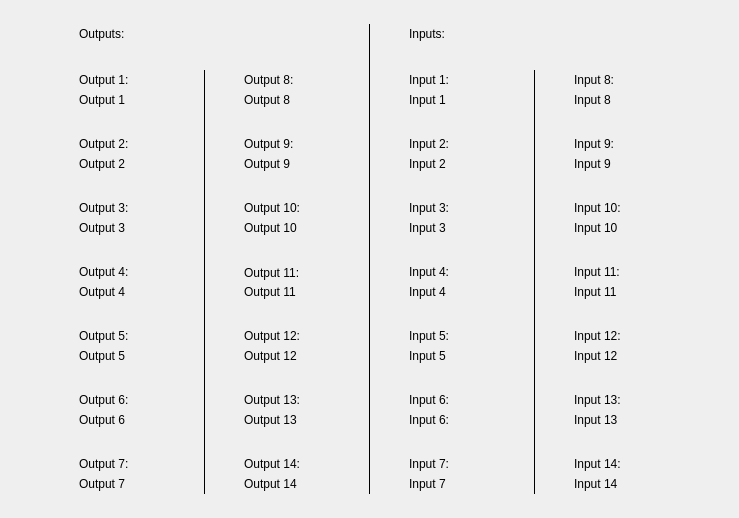
<?xml version="1.0" encoding="UTF-8"?>
<ui version="4.0">
 <class>InfoIODigitalScreen</class>
 <widget class="QWidget" name="InfoIODigitalScreen">
  <property name="geometry">
   <rect>
    <x>0</x>
    <y>0</y>
    <width>739</width>
    <height>518</height>
   </rect>
  </property>
  <property name="windowTitle">
   <string>Form</string>
  </property>
  <widget class="QLabel" name="outputsLabel">
   <property name="geometry">
    <rect>
     <x>79</x>
     <y>24</y>
     <width>251</width>
     <height>20</height>
    </rect>
   </property>
   <property name="styleSheet">
    <string notr="true">QLabel{

	color: #000000;
}</string>
   </property>
   <property name="text">
    <string>Outputs:</string>
   </property>
  </widget>
  <widget class="QLabel" name="output1Label">
   <property name="geometry">
    <rect>
     <x>79</x>
     <y>70</y>
     <width>86</width>
     <height>20</height>
    </rect>
   </property>
   <property name="styleSheet">
    <string notr="true">QLabel{

	color: #000000;
}</string>
   </property>
   <property name="text">
    <string>Output 1:</string>
   </property>
  </widget>
  <widget class="QLabel" name="output1ValueLabel">
   <property name="geometry">
    <rect>
     <x>79</x>
     <y>90</y>
     <width>86</width>
     <height>20</height>
    </rect>
   </property>
   <property name="styleSheet">
    <string notr="true">QLabel{

	color: #000000;
}</string>
   </property>
   <property name="text">
    <string>Output 1</string>
   </property>
  </widget>
  <widget class="QLabel" name="output2Label">
   <property name="geometry">
    <rect>
     <x>79</x>
     <y>134</y>
     <width>86</width>
     <height>20</height>
    </rect>
   </property>
   <property name="styleSheet">
    <string notr="true">QLabel{

	color: #000000;
}</string>
   </property>
   <property name="text">
    <string>Output 2:</string>
   </property>
  </widget>
  <widget class="QLabel" name="output2ValueLabel">
   <property name="geometry">
    <rect>
     <x>79</x>
     <y>154</y>
     <width>86</width>
     <height>20</height>
    </rect>
   </property>
   <property name="styleSheet">
    <string notr="true">QLabel{

	color: #000000;
}</string>
   </property>
   <property name="text">
    <string>Output 2</string>
   </property>
  </widget>
  <widget class="QLabel" name="output3Label">
   <property name="geometry">
    <rect>
     <x>79</x>
     <y>198</y>
     <width>86</width>
     <height>20</height>
    </rect>
   </property>
   <property name="styleSheet">
    <string notr="true">QLabel{

	color: #000000;
}</string>
   </property>
   <property name="text">
    <string>Output 3:</string>
   </property>
  </widget>
  <widget class="QLabel" name="output3ValueLabel">
   <property name="geometry">
    <rect>
     <x>79</x>
     <y>218</y>
     <width>86</width>
     <height>20</height>
    </rect>
   </property>
   <property name="styleSheet">
    <string notr="true">QLabel{

	color: #000000;
}</string>
   </property>
   <property name="text">
    <string>Output 3</string>
   </property>
  </widget>
  <widget class="QLabel" name="output4Label">
   <property name="geometry">
    <rect>
     <x>79</x>
     <y>262</y>
     <width>86</width>
     <height>20</height>
    </rect>
   </property>
   <property name="styleSheet">
    <string notr="true">QLabel{

	color: #000000;
}</string>
   </property>
   <property name="text">
    <string>Output 4:</string>
   </property>
  </widget>
  <widget class="QLabel" name="output4ValueLabel">
   <property name="geometry">
    <rect>
     <x>79</x>
     <y>282</y>
     <width>86</width>
     <height>20</height>
    </rect>
   </property>
   <property name="styleSheet">
    <string notr="true">QLabel{

	color: #000000;
}</string>
   </property>
   <property name="text">
    <string>Output 4</string>
   </property>
  </widget>
  <widget class="QLabel" name="output5Label">
   <property name="geometry">
    <rect>
     <x>79</x>
     <y>326</y>
     <width>86</width>
     <height>20</height>
    </rect>
   </property>
   <property name="styleSheet">
    <string notr="true">QLabel{

	color: #000000;
}</string>
   </property>
   <property name="text">
    <string>Output 5:</string>
   </property>
  </widget>
  <widget class="QLabel" name="output5ValueLabel">
   <property name="geometry">
    <rect>
     <x>79</x>
     <y>346</y>
     <width>86</width>
     <height>20</height>
    </rect>
   </property>
   <property name="styleSheet">
    <string notr="true">QLabel{

	color: #000000;
}</string>
   </property>
   <property name="text">
    <string>Output 5</string>
   </property>
  </widget>
  <widget class="QLabel" name="output6Label">
   <property name="geometry">
    <rect>
     <x>79</x>
     <y>390</y>
     <width>86</width>
     <height>20</height>
    </rect>
   </property>
   <property name="styleSheet">
    <string notr="true">QLabel{

	color: #000000;
}</string>
   </property>
   <property name="text">
    <string>Output 6:</string>
   </property>
  </widget>
  <widget class="QLabel" name="output6ValueLabel">
   <property name="geometry">
    <rect>
     <x>79</x>
     <y>410</y>
     <width>86</width>
     <height>20</height>
    </rect>
   </property>
   <property name="styleSheet">
    <string notr="true">QLabel{

	color: #000000;
}</string>
   </property>
   <property name="text">
    <string>Output 6</string>
   </property>
  </widget>
  <widget class="QLabel" name="output13Label">
   <property name="geometry">
    <rect>
     <x>244</x>
     <y>390</y>
     <width>86</width>
     <height>20</height>
    </rect>
   </property>
   <property name="styleSheet">
    <string notr="true">QLabel{

	color: #000000;
}</string>
   </property>
   <property name="text">
    <string>Output 13:</string>
   </property>
  </widget>
  <widget class="QLabel" name="output9ValueLabel">
   <property name="geometry">
    <rect>
     <x>244</x>
     <y>154</y>
     <width>86</width>
     <height>20</height>
    </rect>
   </property>
   <property name="styleSheet">
    <string notr="true">QLabel{

	color: #000000;
}</string>
   </property>
   <property name="text">
    <string>Output 9</string>
   </property>
  </widget>
  <widget class="QLabel" name="output10Label">
   <property name="geometry">
    <rect>
     <x>244</x>
     <y>198</y>
     <width>86</width>
     <height>20</height>
    </rect>
   </property>
   <property name="styleSheet">
    <string notr="true">QLabel{

	color: #000000;
}</string>
   </property>
   <property name="text">
    <string>Output 10:</string>
   </property>
  </widget>
  <widget class="QLabel" name="output7ValueLabel_2">
   <property name="geometry">
    <rect>
     <x>244</x>
     <y>90</y>
     <width>86</width>
     <height>20</height>
    </rect>
   </property>
   <property name="styleSheet">
    <string notr="true">QLabel{

	color: #000000;
}</string>
   </property>
   <property name="text">
    <string>Output 8</string>
   </property>
  </widget>
  <widget class="QLabel" name="output10ValueLabel">
   <property name="geometry">
    <rect>
     <x>244</x>
     <y>218</y>
     <width>86</width>
     <height>20</height>
    </rect>
   </property>
   <property name="styleSheet">
    <string notr="true">QLabel{

	color: #000000;
}</string>
   </property>
   <property name="text">
    <string>Output 10</string>
   </property>
  </widget>
  <widget class="QLabel" name="output11Label">
   <property name="geometry">
    <rect>
     <x>244</x>
     <y>262</y>
     <width>86</width>
     <height>22</height>
    </rect>
   </property>
   <property name="styleSheet">
    <string notr="true">QLabel{

	color: #000000;
}</string>
   </property>
   <property name="text">
    <string>Output 11:</string>
   </property>
  </widget>
  <widget class="QLabel" name="output12Label">
   <property name="geometry">
    <rect>
     <x>244</x>
     <y>326</y>
     <width>86</width>
     <height>20</height>
    </rect>
   </property>
   <property name="styleSheet">
    <string notr="true">QLabel{

	color: #000000;
}</string>
   </property>
   <property name="text">
    <string>Output 12:</string>
   </property>
  </widget>
  <widget class="QLabel" name="output13ValueLabel">
   <property name="geometry">
    <rect>
     <x>244</x>
     <y>410</y>
     <width>86</width>
     <height>20</height>
    </rect>
   </property>
   <property name="styleSheet">
    <string notr="true">QLabel{

	color: #000000;
}</string>
   </property>
   <property name="text">
    <string>Output 13</string>
   </property>
  </widget>
  <widget class="QLabel" name="output9Label">
   <property name="geometry">
    <rect>
     <x>244</x>
     <y>134</y>
     <width>86</width>
     <height>20</height>
    </rect>
   </property>
   <property name="styleSheet">
    <string notr="true">QLabel{

	color: #000000;
}</string>
   </property>
   <property name="text">
    <string>Output 9:</string>
   </property>
  </widget>
  <widget class="QLabel" name="output12ValueLabel">
   <property name="geometry">
    <rect>
     <x>244</x>
     <y>346</y>
     <width>86</width>
     <height>20</height>
    </rect>
   </property>
   <property name="styleSheet">
    <string notr="true">QLabel{

	color: #000000;
}</string>
   </property>
   <property name="text">
    <string>Output 12</string>
   </property>
  </widget>
  <widget class="QLabel" name="output8Label">
   <property name="geometry">
    <rect>
     <x>244</x>
     <y>70</y>
     <width>86</width>
     <height>20</height>
    </rect>
   </property>
   <property name="styleSheet">
    <string notr="true">QLabel{

	color: #000000;
}</string>
   </property>
   <property name="text">
    <string>Output 8:</string>
   </property>
  </widget>
  <widget class="QLabel" name="output11ValueLabel">
   <property name="geometry">
    <rect>
     <x>244</x>
     <y>282</y>
     <width>86</width>
     <height>20</height>
    </rect>
   </property>
   <property name="styleSheet">
    <string notr="true">QLabel{

	color: #000000;
}</string>
   </property>
   <property name="text">
    <string>Output 11</string>
   </property>
  </widget>
  <widget class="QLabel" name="input6Label">
   <property name="geometry">
    <rect>
     <x>409</x>
     <y>390</y>
     <width>86</width>
     <height>20</height>
    </rect>
   </property>
   <property name="styleSheet">
    <string notr="true">QLabel{

	color: #000000;
}</string>
   </property>
   <property name="text">
    <string>Input 6:</string>
   </property>
  </widget>
  <widget class="QLabel" name="input2ValueLabel">
   <property name="geometry">
    <rect>
     <x>409</x>
     <y>154</y>
     <width>86</width>
     <height>20</height>
    </rect>
   </property>
   <property name="styleSheet">
    <string notr="true">QLabel{

	color: #000000;
}</string>
   </property>
   <property name="text">
    <string>Input 2</string>
   </property>
  </widget>
  <widget class="QLabel" name="input3Label">
   <property name="geometry">
    <rect>
     <x>409</x>
     <y>198</y>
     <width>86</width>
     <height>20</height>
    </rect>
   </property>
   <property name="styleSheet">
    <string notr="true">QLabel{

	color: #000000;
}</string>
   </property>
   <property name="text">
    <string>Input 3:</string>
   </property>
  </widget>
  <widget class="QLabel" name="input1ValueLabel">
   <property name="geometry">
    <rect>
     <x>409</x>
     <y>90</y>
     <width>86</width>
     <height>20</height>
    </rect>
   </property>
   <property name="styleSheet">
    <string notr="true">QLabel{

	color: #000000;
}</string>
   </property>
   <property name="text">
    <string>Input 1</string>
   </property>
  </widget>
  <widget class="QLabel" name="input3ValueLabel">
   <property name="geometry">
    <rect>
     <x>409</x>
     <y>218</y>
     <width>86</width>
     <height>20</height>
    </rect>
   </property>
   <property name="styleSheet">
    <string notr="true">QLabel{

	color: #000000;
}</string>
   </property>
   <property name="text">
    <string>Input 3</string>
   </property>
  </widget>
  <widget class="QLabel" name="input4Label">
   <property name="geometry">
    <rect>
     <x>409</x>
     <y>262</y>
     <width>86</width>
     <height>20</height>
    </rect>
   </property>
   <property name="styleSheet">
    <string notr="true">QLabel{

	color: #000000;
}</string>
   </property>
   <property name="text">
    <string>Input 4:</string>
   </property>
  </widget>
  <widget class="QLabel" name="input5Label">
   <property name="geometry">
    <rect>
     <x>409</x>
     <y>326</y>
     <width>86</width>
     <height>20</height>
    </rect>
   </property>
   <property name="styleSheet">
    <string notr="true">QLabel{

	color: #000000;
}</string>
   </property>
   <property name="text">
    <string>Input 5:</string>
   </property>
  </widget>
  <widget class="QLabel" name="input6ValueLabel">
   <property name="geometry">
    <rect>
     <x>409</x>
     <y>410</y>
     <width>86</width>
     <height>20</height>
    </rect>
   </property>
   <property name="styleSheet">
    <string notr="true">QLabel{

	color: #000000;
}</string>
   </property>
   <property name="text">
    <string>Input 6:</string>
   </property>
  </widget>
  <widget class="QLabel" name="input2Label">
   <property name="geometry">
    <rect>
     <x>409</x>
     <y>134</y>
     <width>86</width>
     <height>20</height>
    </rect>
   </property>
   <property name="styleSheet">
    <string notr="true">QLabel{

	color: #000000;
}</string>
   </property>
   <property name="text">
    <string>Input 2:</string>
   </property>
  </widget>
  <widget class="QLabel" name="input5ValueLabel">
   <property name="geometry">
    <rect>
     <x>409</x>
     <y>346</y>
     <width>86</width>
     <height>20</height>
    </rect>
   </property>
   <property name="styleSheet">
    <string notr="true">QLabel{

	color: #000000;
}</string>
   </property>
   <property name="text">
    <string>Input 5</string>
   </property>
  </widget>
  <widget class="QLabel" name="input1Label">
   <property name="geometry">
    <rect>
     <x>409</x>
     <y>70</y>
     <width>86</width>
     <height>20</height>
    </rect>
   </property>
   <property name="styleSheet">
    <string notr="true">QLabel{

	color: #000000;
}</string>
   </property>
   <property name="text">
    <string>Input 1:</string>
   </property>
  </widget>
  <widget class="QLabel" name="input4ValueLabel">
   <property name="geometry">
    <rect>
     <x>409</x>
     <y>282</y>
     <width>86</width>
     <height>20</height>
    </rect>
   </property>
   <property name="styleSheet">
    <string notr="true">QLabel{

	color: #000000;
}</string>
   </property>
   <property name="text">
    <string>Input 4</string>
   </property>
  </widget>
  <widget class="QLabel" name="inputsLabel">
   <property name="geometry">
    <rect>
     <x>409</x>
     <y>24</y>
     <width>251</width>
     <height>20</height>
    </rect>
   </property>
   <property name="styleSheet">
    <string notr="true">QLabel{

	color: #000000;
}</string>
   </property>
   <property name="text">
    <string>Inputs:</string>
   </property>
  </widget>
  <widget class="QLabel" name="input10Label">
   <property name="geometry">
    <rect>
     <x>574</x>
     <y>198</y>
     <width>86</width>
     <height>20</height>
    </rect>
   </property>
   <property name="styleSheet">
    <string notr="true">QLabel{

	color: #000000;
}</string>
   </property>
   <property name="text">
    <string>Input 10:</string>
   </property>
  </widget>
  <widget class="QLabel" name="input9Label">
   <property name="geometry">
    <rect>
     <x>574</x>
     <y>134</y>
     <width>86</width>
     <height>20</height>
    </rect>
   </property>
   <property name="styleSheet">
    <string notr="true">QLabel{

	color: #000000;
}</string>
   </property>
   <property name="text">
    <string>Input 9:</string>
   </property>
  </widget>
  <widget class="QLabel" name="input10ValueLabel">
   <property name="geometry">
    <rect>
     <x>574</x>
     <y>218</y>
     <width>86</width>
     <height>20</height>
    </rect>
   </property>
   <property name="styleSheet">
    <string notr="true">QLabel{

	color: #000000;
}</string>
   </property>
   <property name="text">
    <string>Input 10</string>
   </property>
  </widget>
  <widget class="QLabel" name="input8Label">
   <property name="geometry">
    <rect>
     <x>574</x>
     <y>70</y>
     <width>86</width>
     <height>20</height>
    </rect>
   </property>
   <property name="styleSheet">
    <string notr="true">QLabel{

	color: #000000;
}</string>
   </property>
   <property name="text">
    <string>Input 8:</string>
   </property>
  </widget>
  <widget class="QLabel" name="input8ValueLabel">
   <property name="geometry">
    <rect>
     <x>574</x>
     <y>90</y>
     <width>86</width>
     <height>20</height>
    </rect>
   </property>
   <property name="styleSheet">
    <string notr="true">QLabel{

	color: #000000;
}</string>
   </property>
   <property name="text">
    <string>Input 8</string>
   </property>
  </widget>
  <widget class="QLabel" name="input12Label">
   <property name="geometry">
    <rect>
     <x>574</x>
     <y>326</y>
     <width>86</width>
     <height>20</height>
    </rect>
   </property>
   <property name="styleSheet">
    <string notr="true">QLabel{

	color: #000000;
}</string>
   </property>
   <property name="text">
    <string>Input 12:</string>
   </property>
  </widget>
  <widget class="QLabel" name="input11ValueLabel">
   <property name="geometry">
    <rect>
     <x>574</x>
     <y>282</y>
     <width>86</width>
     <height>20</height>
    </rect>
   </property>
   <property name="styleSheet">
    <string notr="true">QLabel{

	color: #000000;
}</string>
   </property>
   <property name="text">
    <string>Input 11</string>
   </property>
  </widget>
  <widget class="QLabel" name="input13ValueLabel">
   <property name="geometry">
    <rect>
     <x>574</x>
     <y>410</y>
     <width>86</width>
     <height>20</height>
    </rect>
   </property>
   <property name="styleSheet">
    <string notr="true">QLabel{

	color: #000000;
}</string>
   </property>
   <property name="text">
    <string>Input 13</string>
   </property>
  </widget>
  <widget class="QLabel" name="input11Label">
   <property name="geometry">
    <rect>
     <x>574</x>
     <y>262</y>
     <width>86</width>
     <height>20</height>
    </rect>
   </property>
   <property name="styleSheet">
    <string notr="true">QLabel{

	color: #000000;
}</string>
   </property>
   <property name="text">
    <string>Input 11:</string>
   </property>
  </widget>
  <widget class="QLabel" name="input9ValueLabel">
   <property name="geometry">
    <rect>
     <x>574</x>
     <y>154</y>
     <width>86</width>
     <height>20</height>
    </rect>
   </property>
   <property name="styleSheet">
    <string notr="true">QLabel{

	color: #000000;
}</string>
   </property>
   <property name="text">
    <string>Input 9</string>
   </property>
  </widget>
  <widget class="QLabel" name="input12ValueLabel">
   <property name="geometry">
    <rect>
     <x>574</x>
     <y>346</y>
     <width>86</width>
     <height>20</height>
    </rect>
   </property>
   <property name="styleSheet">
    <string notr="true">QLabel{

	color: #000000;
}</string>
   </property>
   <property name="text">
    <string>Input 12</string>
   </property>
  </widget>
  <widget class="QLabel" name="input13Label">
   <property name="geometry">
    <rect>
     <x>574</x>
     <y>390</y>
     <width>86</width>
     <height>20</height>
    </rect>
   </property>
   <property name="styleSheet">
    <string notr="true">QLabel{

	color: #000000;
}</string>
   </property>
   <property name="text">
    <string>Input 13:</string>
   </property>
  </widget>
  <widget class="Line" name="verticalLine1">
   <property name="geometry">
    <rect>
     <x>204</x>
     <y>70</y>
     <width>1</width>
     <height>424</height>
    </rect>
   </property>
   <property name="styleSheet">
    <string notr="true">background-color: #000000</string>
   </property>
   <property name="orientation">
    <enum>Qt::Vertical</enum>
   </property>
  </widget>
  <widget class="Line" name="verticalLine3">
   <property name="geometry">
    <rect>
     <x>534</x>
     <y>70</y>
     <width>1</width>
     <height>424</height>
    </rect>
   </property>
   <property name="styleSheet">
    <string notr="true">background-color: #000000</string>
   </property>
   <property name="orientation">
    <enum>Qt::Vertical</enum>
   </property>
  </widget>
  <widget class="Line" name="verticalLine2">
   <property name="geometry">
    <rect>
     <x>369</x>
     <y>24</y>
     <width>1</width>
     <height>470</height>
    </rect>
   </property>
   <property name="styleSheet">
    <string notr="true">background-color: #000000</string>
   </property>
   <property name="orientation">
    <enum>Qt::Vertical</enum>
   </property>
  </widget>
  <widget class="QLabel" name="output7Label">
   <property name="geometry">
    <rect>
     <x>79</x>
     <y>454</y>
     <width>86</width>
     <height>20</height>
    </rect>
   </property>
   <property name="styleSheet">
    <string notr="true">QLabel{

	color: #000000;
}</string>
   </property>
   <property name="text">
    <string>Output 7:</string>
   </property>
  </widget>
  <widget class="QLabel" name="output7ValueLabel">
   <property name="geometry">
    <rect>
     <x>79</x>
     <y>474</y>
     <width>86</width>
     <height>20</height>
    </rect>
   </property>
   <property name="styleSheet">
    <string notr="true">QLabel{

	color: #000000;
}</string>
   </property>
   <property name="text">
    <string>Output 7</string>
   </property>
  </widget>
  <widget class="QLabel" name="output14ValueLabel">
   <property name="geometry">
    <rect>
     <x>244</x>
     <y>474</y>
     <width>86</width>
     <height>20</height>
    </rect>
   </property>
   <property name="styleSheet">
    <string notr="true">QLabel{

	color: #000000;
}</string>
   </property>
   <property name="text">
    <string>Output 14</string>
   </property>
  </widget>
  <widget class="QLabel" name="output14Label">
   <property name="geometry">
    <rect>
     <x>244</x>
     <y>454</y>
     <width>86</width>
     <height>20</height>
    </rect>
   </property>
   <property name="styleSheet">
    <string notr="true">QLabel{

	color: #000000;
}</string>
   </property>
   <property name="text">
    <string>Output 14:</string>
   </property>
  </widget>
  <widget class="QLabel" name="input7ValueLabel">
   <property name="geometry">
    <rect>
     <x>409</x>
     <y>474</y>
     <width>86</width>
     <height>20</height>
    </rect>
   </property>
   <property name="styleSheet">
    <string notr="true">QLabel{

	color: #000000;
}</string>
   </property>
   <property name="text">
    <string>Input 7</string>
   </property>
  </widget>
  <widget class="QLabel" name="input7Label">
   <property name="geometry">
    <rect>
     <x>409</x>
     <y>454</y>
     <width>86</width>
     <height>20</height>
    </rect>
   </property>
   <property name="styleSheet">
    <string notr="true">QLabel{

	color: #000000;
}</string>
   </property>
   <property name="text">
    <string>Input 7:</string>
   </property>
  </widget>
  <widget class="QLabel" name="input14ValueLabel">
   <property name="geometry">
    <rect>
     <x>574</x>
     <y>474</y>
     <width>86</width>
     <height>20</height>
    </rect>
   </property>
   <property name="styleSheet">
    <string notr="true">QLabel{

	color: #000000;
}</string>
   </property>
   <property name="text">
    <string>Input 14</string>
   </property>
  </widget>
  <widget class="QLabel" name="input14Label">
   <property name="geometry">
    <rect>
     <x>574</x>
     <y>454</y>
     <width>86</width>
     <height>20</height>
    </rect>
   </property>
   <property name="text">
    <string>Input 14:</string>
   </property>
  </widget>
 </widget>
 <resources/>
 <connections/>
</ui>
